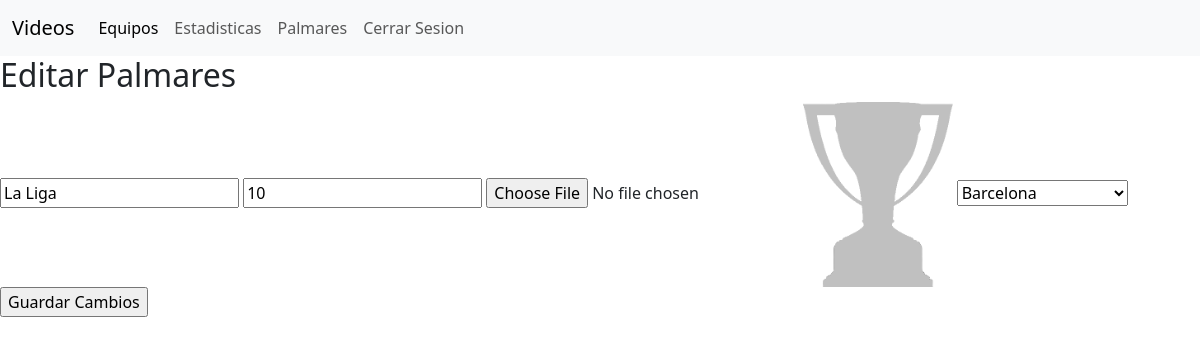
The app's page /edit_palmares.php?id_palmares=3 (signed in) with its own data.
### tables this page shows
CREATE TABLE `palmares` (
  `id_palmares` int(11) NOT NULL,
  `titulo` varchar(100) DEFAULT NULL,
  `cantidad` int(11) DEFAULT NULL,
  `img_titulo` varchar(255) NOT NULL,
  `id_equipos` int(11) DEFAULT NULL
);

### edit_palmares.php (the view, shortened to what this page needs)
<?php
include('conexion.php');
$sql_equipos = "SELECT id_equipos, nombre_equipo FROM equipos ORDER BY nombre_equipo ASC";
$resultado_equipos = mysqli_query($con, $sql_equipos);
if(isset($_GET['id_palmares'])){
    $id = $_GET['id_palmares'];
    $sql_edit = "SELECT * FROM `palmares` WHERE `id_palmares` = $id";
    $resultado_edit = mysqli_query($con, $sql_edit);
    if(mysqli_num_rows($resultado_edit) == 1){
        $row = mysqli_fetch_array($resultado_edit);
        $titulo = $row['titulo'];
        $cantidad = $row['cantidad'];
        $ruta_img = $row['img_titulo'];
        $selector_equipo = $row['id_equipos'];
    }
}
?>
<?php include("cabecera.php")?>
<?php include("lateral.php")?>
<h2>Editar Palmares</h2>
<form action="edit_palmares.php?id_palmares=<?php echo $_GET['id_palmares']?>" method="post" enctype="multipart/form-data">
    <input type="text" name="titulo" placeholder="Titulo" value="<?php echo $titulo?>">
    <input type="number" name="cantidad" placeholder="Cantidad" value="<?php echo $cantidad?>">
    <input type="file" name="img_titulo">
    <img width="150" src="<?php echo $ruta_img; ?>" alt="Imagen Titulo">
    <select name="select_equipo">
        <?php
            while ($rowequipo = mysqli_fetch_assoc($resultado_equipos)) {
                $select = ($selector_equipo == $rowequipo['id_equipos']) ? 'selected' : '';
                echo "<option value='" . $rowequipo['id_equipos'] . "' $select>" . $rowequipo['nombre_equipo'] . "</option>";
            }
        ?>
        </select>
        <input type="submit" value="Guardar Cambios" name="guardar_cambios">
</form>

### records on screen
palmares: titulo "La Liga", cantidad "10", img_titulo (picture)

### other values on screen
form field select_equipo "Barcelona"
